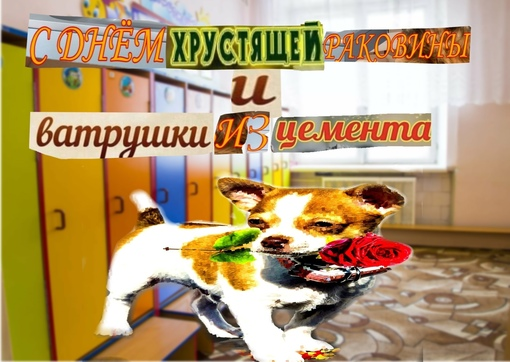
#> input picture a.jpg, 510 x 362 px
$ python 1.py
#> lines starting #> are read from the running program, lines starting #| are printed output that depends on the picture
from PIL import Image, ImageDraw, ImageFont
filename = "a.jpg"
with Image.open(filename) as img:
#> img is the input picture: PIL image 510x362 RGB; mean R, G, B 179.2, 152.6, 110
    img.load()

cropped_img = img.crop((0, 0, 900, 600))
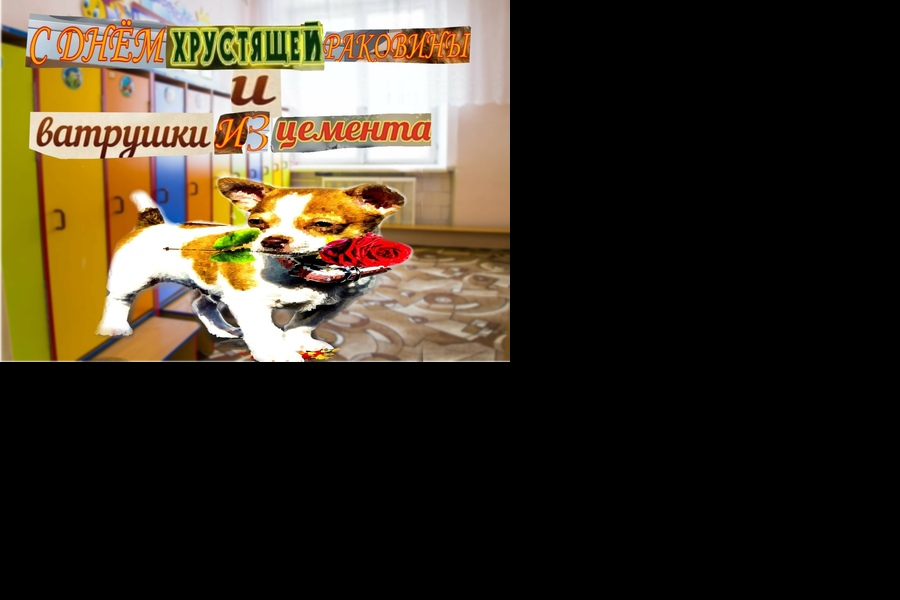
#> cropped_img: PIL image 900x600 RGB; mean R, G, B 61.3, 52.2, 37.6

cropped_img.save("cropped_a.jpg")

$ run again, with 1.jpg copied over a.jpg
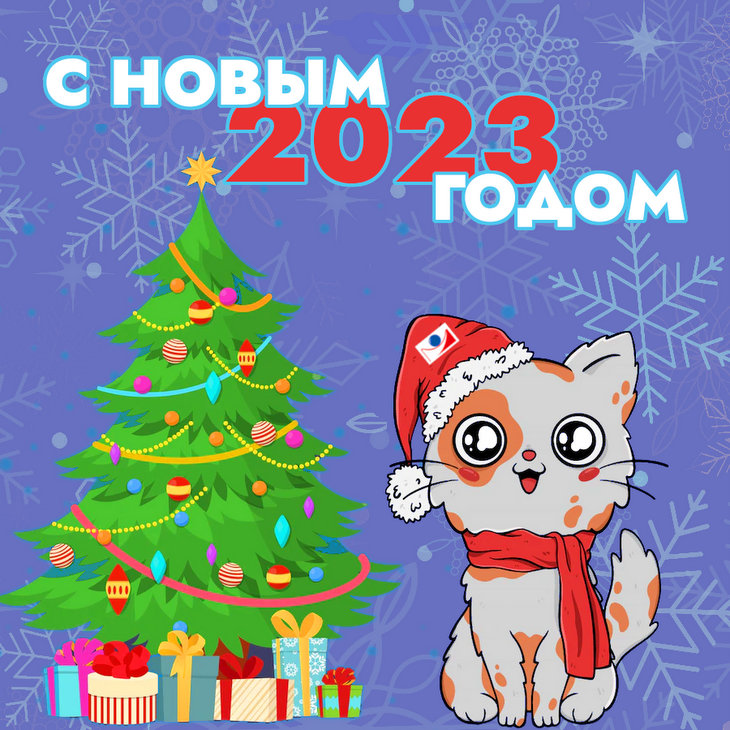
#> input picture 1.jpg, 730 x 730 px
#> img is the input picture: PIL image 730x730 RGB; mean R, G, B 127.8, 136.5, 158.6
#> `cropped_img = img.crop((0, 0, 900, 600))`:
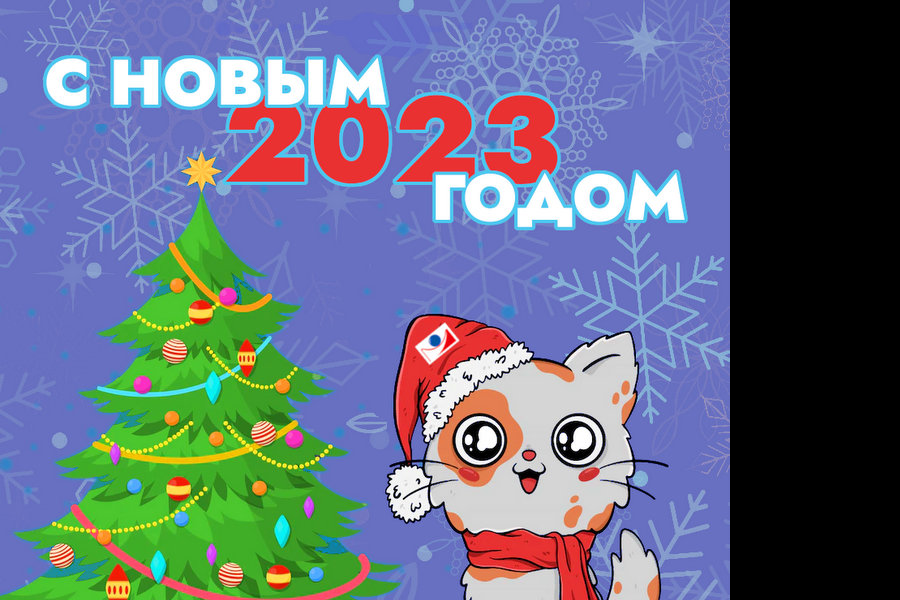
#> cropped_img: PIL image 900x600 RGB; mean R, G, B 100.6, 109.9, 130.4

$ run again, with 2.jpg copied over a.jpg
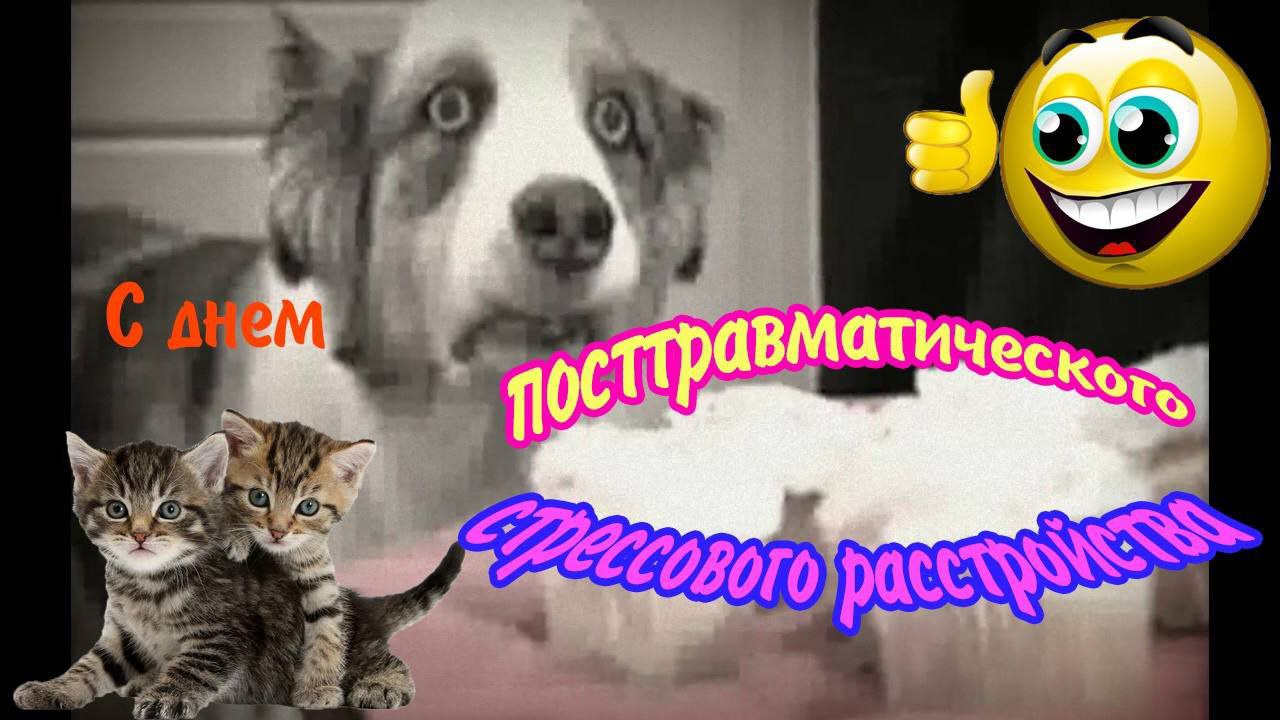
#> input picture 2.jpg, 1280 x 720 px
#> img is the input picture: PIL image 1280x720 RGB; mean R, G, B 126.2, 107, 106.1
#> `cropped_img = img.crop((0, 0, 900, 600))`:
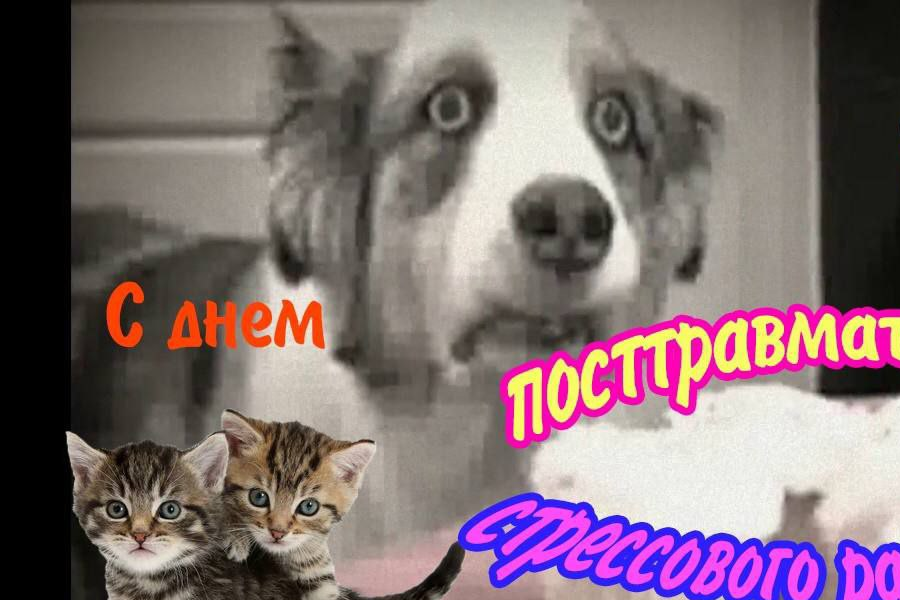
#> cropped_img: PIL image 900x600 RGB; mean R, G, B 129.8, 112, 115.2

$ run again, with 3.jpg copied over a.jpg
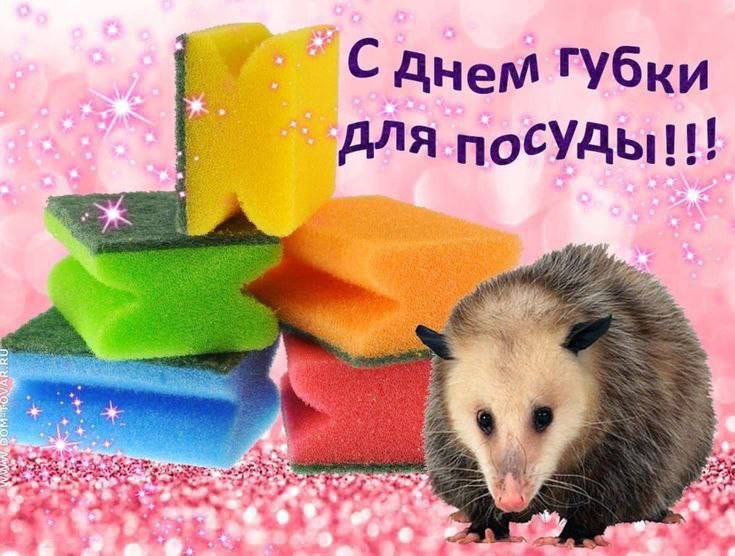
#> input picture 3.jpg, 735 x 556 px
#> img is the input picture: PIL image 735x556 RGB; mean R, G, B 192.8, 152, 136.6
#> `cropped_img = img.crop((0, 0, 900, 600))`:
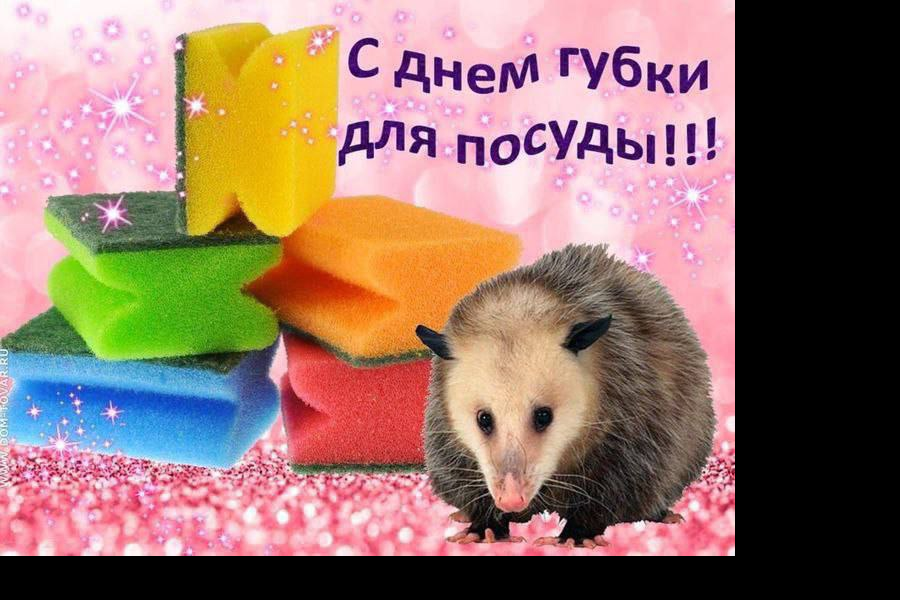
#> cropped_img: PIL image 900x600 RGB; mean R, G, B 145.9, 115, 103.4
